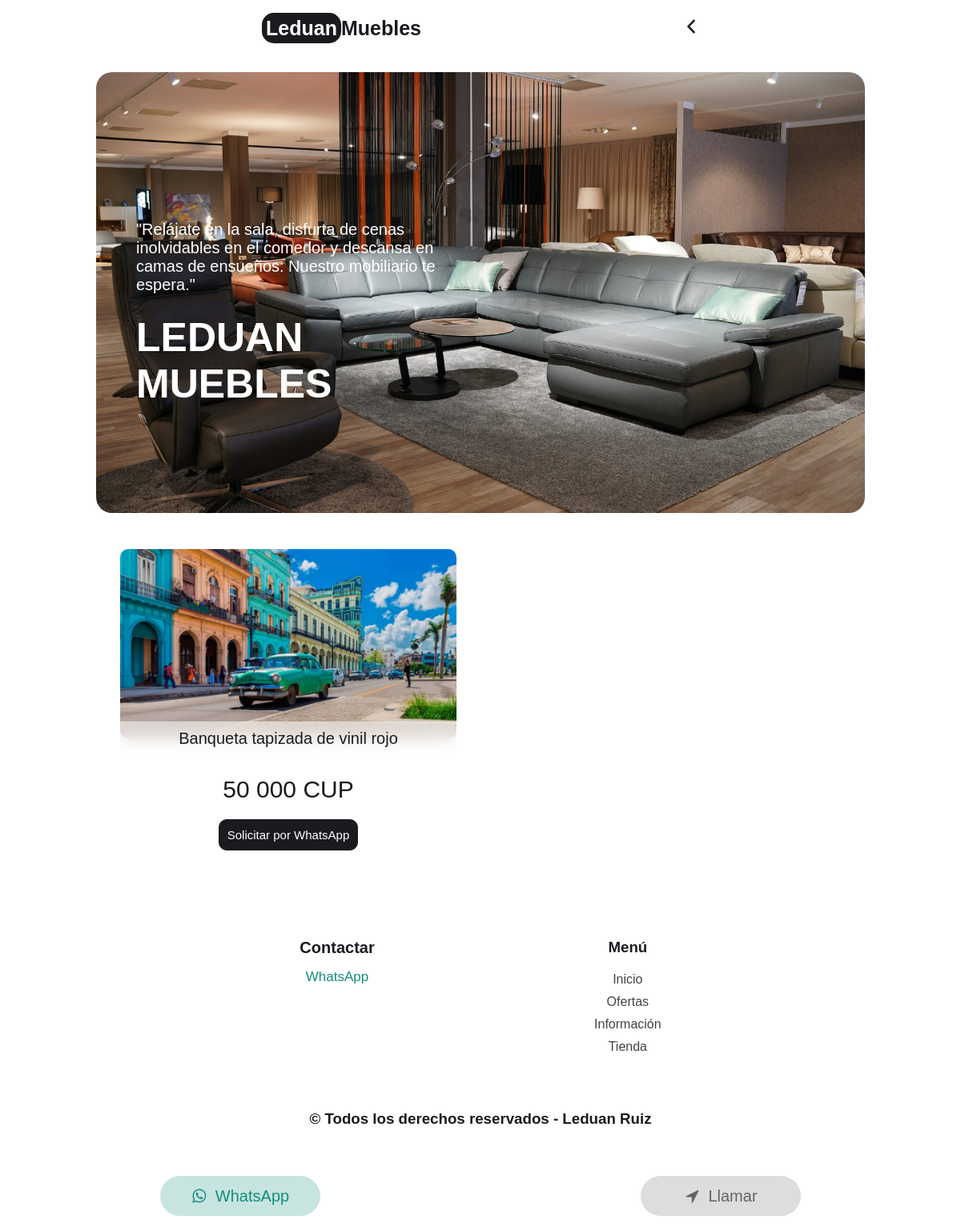
The page /banquetas on the database its author committed.
### ModelosApp/models.py (models this page shows, shortened)
class Mueble(models.Model):
    nombre=models.TextField(max_length=990)
    imagen=models.ImageField(upload_to="muebles")
    precio=models.CharField(max_length=50)
    modelo=models.CharField(max_length=990)
    created=models.DateTimeField(auto_now_add=True)
    updated=models.DateTimeField(auto_now_add=True)
    class Meta:
        verbose_name="Mueble"
        verbose_name_plural="Muebles"

### LeduanMueblesApp/views.py (the view)
# urls.py: path('banquetas', views.banquetas, name="banquetas"),
def banquetas(request):
    muebles = Mueble.objects.all()
    return render(request, "banquetas.html", {"muebles":muebles})

### LeduanMueblesApp/templates/banquetas.html
{% extends "base.html" %}
{% load static %}
{% block content %}
    <section class="muebles">
        <div class="muebles_container_general">
            <div class="muebles_container">
                {% for mueble in muebles %}
                    {% if mueble.modelo == 'Banqueta' %}
                            <div class="muebles_info">
                                <div class="muebles_img">
                                    <img src="{{mueble.imagen.url}}" alt="">
                                </div>
                                <div class="muebles_information">
                                    <p>{{mueble.nombre}}</p>
                                </div>
                                <div class="muebles_price">
                                    <h1>{{mueble.precio}} CUP</h1>
                                </div>
                                <div class="muebles_acces">
                                    <a target="_blank" href="https://api.whatsapp.com/send?phone=+5358942637&text=Hola, me ayudas a comprar ?%0A%0A*{{mueble.nombre}}*%0A*Precio:* {{mueble.precio}} CUP%0AGracias !.">Solicitar por WhatsApp</a>
                                </div>
                            </div>
                    {% endif %}
                {% endfor %}
            </div>
        </div>
    </section>
{% endblock %}

### LeduanMueblesApp/static/css/styles.css (style rules this page uses)
:root { --naranja: #ff352e; --naranja_claro: #ffd1cf5e; --naranja_oscuro: #e20e07; --verde: #7cd3a9; --verde_claro: #f7efd8; --black: #191b1f; --white: #fff; }
* { margin: 0; padding: 0; box-sizing: border-box; text-decoration: none; list-style: none; }
html { scroll-behavior: smooth; }
p { font-size: 18px; color: var(--black); margin-bottom: 25px; }
body { font-family: 'Bahnschrift', sans-serif; padding-bottom: 70px; }
img { max-width: 100%; }
.muebles { display: flex; justify-content: center; }
.muebles .muebles_container_general { width: 70%; }
.muebles .muebles_container_general .muebles_container { display: grid; grid-template-columns: repeat(3, 1fr); }
.muebles .muebles_container_general .muebles_container .muebles_info { margin: 30px; }
.muebles .muebles_container_general .muebles_container h1 { text-align: center; color: var(--black); font-weight: 100; }
.muebles .muebles_container_general .muebles_container .muebles_info .muebles_img { margin-top: 15px; border-radius: 10px; }
.muebles .muebles_container_general .muebles_container .muebles_info .muebles_img img { border-radius: 10px; }
.muebles .muebles_container_general .muebles_container .muebles_info .muebles_price { padding: 10px; backdrop-filter: blur(10px); border-radius: 0 0 10px 10px; }
.muebles .muebles_container_general .muebles_container .muebles_info .muebles_price h1 { text-align: center; font-size: 25px; margin-top: -10px; }
.muebles .muebles_container_general .muebles_container .muebles_info .muebles_information { margin-top: -25px; background: #ffffff86; backdrop-filter: blur(10px); }
.muebles .muebles_container_general .muebles_container .muebles_info .muebles_information p { text-align: center; padding: 10px; }
.muebles .muebles_container_general .muebles_container .muebles_info .muebles_acces { display: flex; justify-content: space-around; align-items: center; margin-top: 10px; }
.muebles .muebles_container_general .muebles_container .muebles_info .muebles_acces a { color: #fff; background: var(--black); border: 1px solid var(--black); padding: 10px; font-size: 15px; border-radius: 10px; transition: 0.4s; font-weight: 100; }
@media (max-width: 1206px) { .muebles .muebles_container_general { width: 80%; } }
@media (max-width: 1206px) { .muebles .muebles_container_general .muebles_container { display: grid; grid-template-columns: repeat(2, 1fr); } }
@media (max-width: 1206px) { .muebles .muebles_container_general .muebles_container .muebles_info { margin: 30px; } }
@media (max-width: 1206px) { .muebles .muebles_container_general .muebles_container h1 { text-align: center; color: var(--black); font-weight: 100; } }
@media (max-width: 1206px) { .muebles .muebles_container_general .muebles_container .muebles_info .muebles_img { margin-top: 15px; border-radius: 10px; } }
@media (max-width: 1206px) { .muebles .muebles_container_general .muebles_container .muebles_info .muebles_img img { border-radius: 10px; } }
@media (max-width: 1206px) { .muebles .muebles_container_general .muebles_container .muebles_info .muebles_price { padding: 10px; backdrop-filter: blur(10px); border-radius: 0 0 10px 10px; } }
@media (max-width: 1206px) { .muebles .muebles_container_general .muebles_container .muebles_info .muebles_price h1 { text-align: center; font-size: 30px; margin-top: -10px; } }
@media (max-width: 1206px) { .muebles .muebles_container_general .muebles_container .muebles_info .muebles_information { margin-top: -25px; background: #ffffff86; backdrop-filter: blur(10px); } }
@media (max-width: 1206px) { .muebles .muebles_container_general .muebles_container .muebles_info .muebles_information p { text-align: center; padding: 10px; font-size: 20px; } }
@media (max-width: 1206px) { .muebles .muebles_container_general .muebles_container .muebles_info .muebles_acces { display: flex; justify-content: space-around; align-items: center; margin-top: 10px; } }
@media (max-width: 1206px) { .muebles .muebles_container_general .muebles_container .muebles_info .muebles_acces a { color: #fff; background: var(--black); border: 1px solid var(--black); padding: 10px; font-size: 15px; border-radius: 10px; transition: 0.4s; font-weight: 100; } }

### rows shown on the page
Mueble: imagen (picture), nombre "Banqueta tapizada de vinil rojo", precio "50 000"
